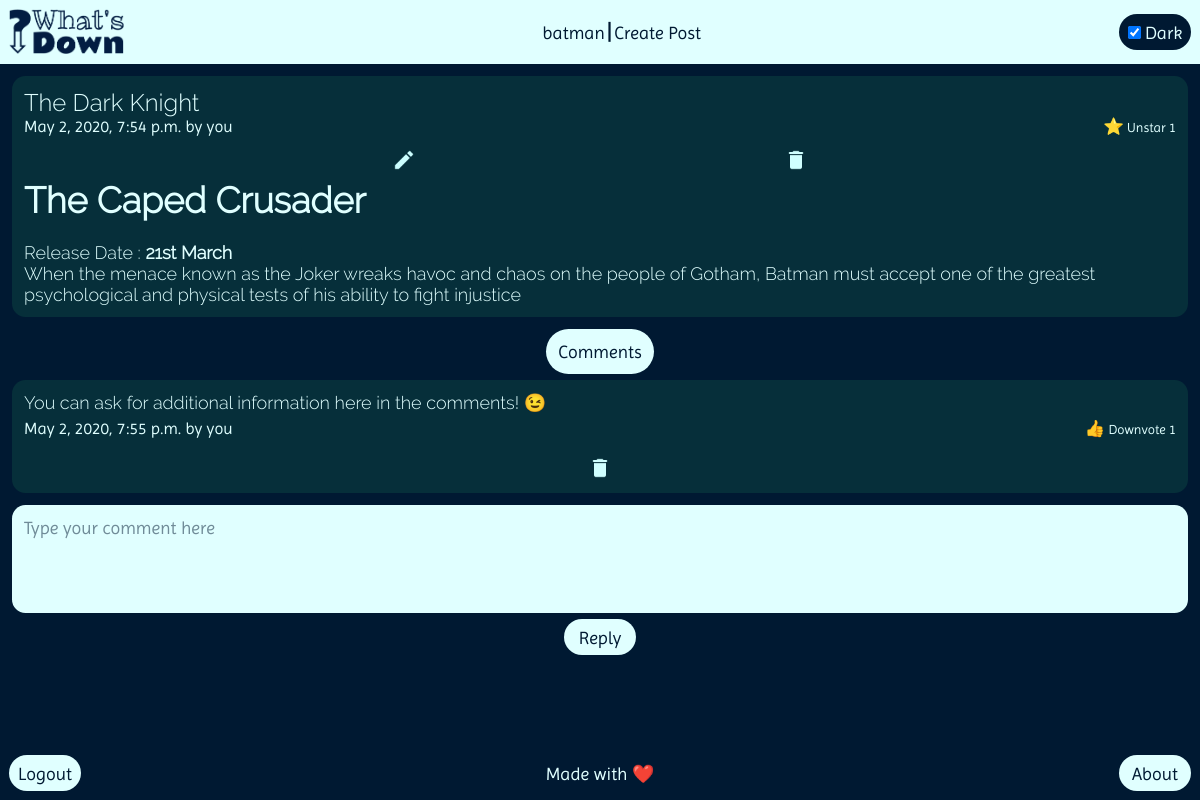
The page /content/1/ (signed in) on the database its author committed.
### main/models.py (models this page shows, shortened)
class Account(models.Model):
    username = models.CharField(max_length=32, unique=True, db_index=True)
    name = models.CharField(max_length=64)
    email = models.EmailField(max_length=64, unique=True, db_index=True)
    password = models.CharField(
        max_length=64)
    tagline = models.CharField(max_length=128, blank=True)
    date_of_birth = models.DateField()
    created = models.DateTimeField(auto_now_add=True)

class Post(models.Model):
    owner = models.ForeignKey(Account, on_delete=models.CASCADE)
    heading = models.CharField(max_length=128, db_index=True)
    body = models.TextField(max_length=4096, blank=True)
    created = models.DateTimeField(auto_now_add=True)
    stars = models.PositiveIntegerField(default=0, db_index=True)
    starred_by = models.ManyToManyField(
        Account, blank=True, related_name='starred_by')

class Comment(models.Model):
    owner = models.ForeignKey(Account, on_delete=models.CASCADE)
    post = models.ForeignKey(
        Post, on_delete=models.CASCADE)
    body = models.TextField(max_length=2048)
    created = models.DateTimeField(auto_now_add=True)
    votes = models.PositiveIntegerField(default=0)
    voted_by = models.ManyToManyField(
        Account, related_name='voted_by')

### main/views.py (the view)
# urls.py: path('content/<int:p_id>/', views.viewPost, name='viewPost'),
def viewPost(request, p_id):
    try:
        post = Post.objects.get(Q(id=p_id))
    except(Post.DoesNotExist):
        request.session['message'] = 'Post not available'
        return redirect('main:content')
    account = None
    message = None
    if('user_id' in request.session):
        account = Account.objects.get(id=request.session['user_id'])
    if('message' in request.session):
        message = request.session['message']
        request.session.pop('message')
    comments = Comment.objects.filter(post__id=p_id).order_by('id')
    post.body = toMarkdown(post.body)
    for comment in comments:
        comment.body = toMarkdown(comment.body)
    return render(request, 'main/viewPost.html', context={'account': account, 'message': message, 'post': post, 'comments': comments})

### main/lib.py (called while the page is built)
def toMarkdown(text):
    return markdown.markdown((html.escape(text, quote=False))).replace('"', '&quot;') .replace("'", '&apos;')

### main/templatetags/extra_tags.py (called while the page is built)
@register.filter
def starred_by(post, account):
    return post.starred_by.filter(id=account.id).exists()

@register.filter
def voted_by(comment, account):
    return comment.voted_by.filter(id=account.id).exists()

### main/templates/main/viewPost.html (shortened to what this page needs)
<!DOCTYPE html>
<html lang="en-US">
<head>
    {% load static %}
    {% load extra_tags %}
    <link id="style" rel="stylesheet" href="{% static 'css/dark.css' %}" />
</head>
<body>
    <div class="viewPost-container">
        <header>
            <div class="header-buttons">
                <a class="logo-link" href="{% url 'main:index' %}">
                    <img id="logo" class="logo" src="{% static 'images/logo-dark.png' %}" alt="What's Down"
                        title="What's Down?">
                </a>
                <div class="header-links">
                    {% if account %}
                    <a class="profile-link" href="{% url 'main:viewProfile' account.username %}"
                        title="View Profile">{{ account.username }}</a>
                    <a class="divider">|</a>
                    <a class="create-link" href="{% url 'main:create' %}" title="Create a new post">Create Post</a>
                    {% endif %}
                </div>
                <label class="theme-toggle" title="Change Theme"><input id="theme" type="checkbox"
                        onclick="toggleTheme();" checked>&nbsp;Dark</label>
            </div>
        </header>
        <main>
            <div class="viewPost-main">
                <div class="viewPost-post">
                    <div class="viewPost-title">
                        <div class="viewPost-heading-title">{{ post.heading }}</div>
                        <div class="viewPost-heading-meta">
                            <div class="viewPost-heading-date">{{ post.created }} by <a class="viewPost-link"
                                    href="{% url 'main:viewProfile' post.owner.username %}"
                                    title="View Profile">{% if account and account.id == post.owner.id %}you{% else %}{{ post.owner.username }}{% endif %}</a>
                            </div>
                            <div class="viewPost-heading-stars">⭐
                                {% if account %}
                                <form method="POST" action="{% url 'main:star' post.id %}">
                                    {% if post|starred_by:account %}
                                    <input class="viewPost-star-submit" type="submit" title="Star Post"
                                        value="&nbsp;Unstar {{ post.stars }}">
                                    {% else %}
                                    <input type="hidden" name="star" value="true">
                                    <input class="viewPost-star-submit" type="submit" title="Unstar Post"
                                        value="&nbsp;Star {{ post.stars }}">
                                    {% endif %}
                                </form>
                                {% else %}
                                {{ post.stars }}
                                {% endif %}
                            </div>
                        </div>
                        {% if account.username == post.owner.username %}
                        <div class="viewPost-heading-actions">
                            <a class="viewPost-button" href="{% url 'main:edit' post.id %}" title="Edit Post"><img
                                    class="viewPost-edit-button" src="{% static 'images/edit-dark.png' %}"></a>
                            <a href="#" title="Delete Post"
                                onclick="document.getElementById('post-modal').style.display='flex'">
                                <img class="viewPost-delete-button" src="{% static 'images/delete-dark.png' %}">
                            </a>
                        </div>
                        {% endif %}
                    </div>
                    {% if post.body %}
                    <div class="viewPost-body">
                        <pre>{{ post.body|safe }}</pre>
                    </div>
                    {% endif %}
                </div>
                <div class="viewPost-comment-section">
                    <div class="viewPost-comment-title">Comments</div>
                    {% if comments %}
                    <div class="viewPost-comments">
                        {% for comment in comments %}
                        <div class="viewPost-comment">
                            <div class="viewPost-comment-body">
                                <pre>{{ comment.body|safe }}</pre>
                            </div>
                            <div class="viewPost-comment-meta">
                                <div class="viewPost-comment-date">{{ comment.created }} by <a class="viewPost-link"
                                        href="{% url 'main:viewProfile' comment.owner.username %}"
                                        title="View Profile">{% if account and account.username == comment.owner.username %}you{% else %}{{ comment.owner.username }}{% endif %}</a>
                                </div>
                                <div class="viewPost-comment-votes">👍
                                    {% if account %}
                                    <form method="POST" action="{% url 'main:vote' comment.id %}">
                                        {% if comment|voted_by:account %}
                                        <input class="viewPost-vote-submit" type="submit" title="Downvote Comment"
                                            value="&nbsp;Downvote {{ comment.votes }}">
                                        {% else %}
                                        <input type="hidden" name="vote" title="Upvote Comment" value="true">
                                        <input class="viewPost-vote-submit" type="submit"
                                            value="&nbsp;Upvote {{ comment.votes }}">
                                        {% endif %}
                                    </form>
                                    {% else %}
                                    {{ comment.votes }}
                                    {% endif %}
                                </div>
                            </div>
                            {% if account.username == comment.owner.username %}
                            <div class="viewPost-comment-actions">
                                <a href="#" title="Delete Comment" onclick="modalComment('{{ comment.id }}');">
                                    <img class="viewPost-delete-button" src="{% static 'images/delete-dark.png' %}">
                                </a>
                            </div>
                            {% endif %}
                        </div>
                        {% endfor %}
                    </div>
                    {% else %}
                    <div class="empty-comments">No Comments Yet!</div>
                    {% endif %}
                    {% if account %}
                    <form id="comment" method="POST" action="{% url 'main:comment' post.id %}">
                        <div class="viewPost-comment-editor">
                            <textarea class="viewPost-editor-textarea" name="body" placeholder="Type your comment here"
                                required></textarea>
                            <input class="viewPost-editor-submit" type="submit" value="Reply">
                        </div>
                    </form>
                    {% endif %}
                </div>
            </div>
        </main>
        <footer>
            <div class="footer-buttons">
                {% if account %}
                <a class="logout-link" href="{% url 'main:logout' %}" title="Log out from What's Down">Logout</a>
                {% else %}
                <a class="login-link" href="{% url 'main:login' %}" title="Sign in to What's Down">Login</a>
                {% endif %}
                <div class="footer-text">Made with ❤️</div>
                <a class="about-link" href="{% url 'main:about' %}" title="About Us">About</a>
            </div>
        </footer>
    </div>
</body>
</html>

### rows shown on the page
Account: username "batman"
Post: heading "The Dark Knight", created "May 2, 2020, 7:54 p.m.", stars "Unstar 1", body "The Caped Crusader Release Date : 21st March When the menace known as the Joker wreaks havoc and chaos on the people of Gotham, Batman must accept one of the greatest psychological and physical tests of his ability to fight injustice"
Comment: body "You can ask for additional information here in the comments! 😉", created "May 2, 2020, 7:55 p.m.", shows "you", votes "Downvote 1"
